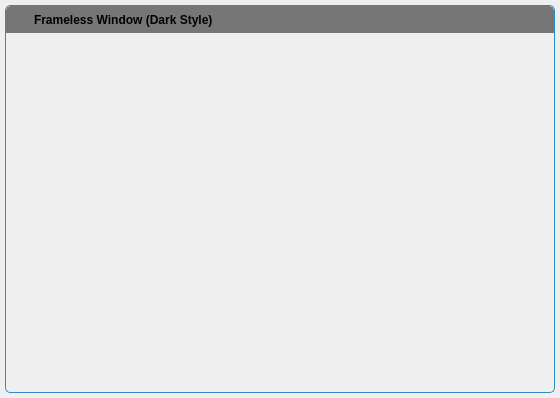
<?xml version="1.0" encoding="UTF-8"?>
<ui version="4.0">
 <class>FramelessWindow</class>
 <widget class="QWidget" name="FramelessWindow">
  <property name="geometry">
   <rect>
    <x>0</x>
    <y>0</y>
    <width>560</width>
    <height>398</height>
   </rect>
  </property>
  <property name="windowTitle">
   <string/>
  </property>
  <property name="autoFillBackground">
   <bool>false</bool>
  </property>
  <layout class="QVBoxLayout" name="verticalLayout_2">
   <property name="spacing">
    <number>0</number>
   </property>
   <property name="leftMargin">
    <number>5</number>
   </property>
   <property name="topMargin">
    <number>5</number>
   </property>
   <property name="rightMargin">
    <number>5</number>
   </property>
   <property name="bottomMargin">
    <number>5</number>
   </property>
   <item>
    <widget class="QWidget" name="windowFrame" native="true">
     <property name="autoFillBackground">
      <bool>false</bool>
     </property>
     <property name="styleSheet">
      <string notr="true">#windowFrame{border:1px solid palette(highlight); border-radius:5px 5px 5px 5px; background-color:palette(Window);}</string>
     </property>
     <layout class="QVBoxLayout" name="verticalLayout">
      <property name="spacing">
       <number>0</number>
      </property>
      <property name="leftMargin">
       <number>1</number>
      </property>
      <property name="topMargin">
       <number>1</number>
      </property>
      <property name="rightMargin">
       <number>1</number>
      </property>
      <property name="bottomMargin">
       <number>1</number>
      </property>
      <item>
       <widget class="WindowDragger" name="windowTitlebar" native="true">
        <property name="sizePolicy">
         <sizepolicy hsizetype="Preferred" vsizetype="Fixed">
          <horstretch>0</horstretch>
          <verstretch>0</verstretch>
         </sizepolicy>
        </property>
        <property name="minimumSize">
         <size>
          <width>0</width>
          <height>0</height>
         </size>
        </property>
        <property name="autoFillBackground">
         <bool>false</bool>
        </property>
        <property name="styleSheet">
         <string notr="true">#windowTitlebar{border: 0px none palette(base); border-top-left-radius:5px; border-top-right-radius:5px; background-color:palette(shadow); height:20px;}</string>
        </property>
        <layout class="QHBoxLayout" name="horizontalLayout" stretch="0,0,0,1,0,0,0,0">
         <property name="spacing">
          <number>0</number>
         </property>
         <property name="leftMargin">
          <number>0</number>
         </property>
         <property name="topMargin">
          <number>0</number>
         </property>
         <property name="rightMargin">
          <number>0</number>
         </property>
         <property name="bottomMargin">
          <number>0</number>
         </property>
         <item>
          <widget class="QLabel" name="spacer">
           <property name="minimumSize">
            <size>
             <width>4</width>
             <height>0</height>
            </size>
           </property>
           <property name="maximumSize">
            <size>
             <width>4</width>
             <height>16777215</height>
            </size>
           </property>
          </widget>
         </item>
         <item>
          <widget class="QLabel" name="icon">
           <property name="minimumSize">
            <size>
             <width>16</width>
             <height>16</height>
            </size>
           </property>
           <property name="maximumSize">
            <size>
             <width>16</width>
             <height>16</height>
            </size>
           </property>
           <property name="contextMenuPolicy">
            <enum>Qt::NoContextMenu</enum>
           </property>
           <property name="styleSheet">
            <string notr="true">#icon {
background-color:palette(shadow);
image:url(&quot;:/icons/window_icon.png&quot;);
}</string>
           </property>
          </widget>
         </item>
         <item>
          <layout class="QHBoxLayout" name="menu"/>
         </item>
         <item>
          <widget class="QLabel" name="titleText">
           <property name="sizePolicy">
            <sizepolicy hsizetype="Preferred" vsizetype="Preferred">
             <horstretch>0</horstretch>
             <verstretch>0</verstretch>
            </sizepolicy>
           </property>
           <property name="font">
            <font>
             <weight>75</weight>
             <bold>true</bold>
            </font>
           </property>
           <property name="styleSheet">
            <string notr="true">  padding-left:5px;
</string>
           </property>
           <property name="text">
            <string>Frameless Window (Dark Style)</string>
           </property>
           <property name="alignment">
            <set>Qt::AlignLeading|Qt::AlignLeft|Qt::AlignVCenter</set>
           </property>
          </widget>
         </item>
         <item>
          <widget class="QToolButton" name="minimizeButton">
           <property name="font">
            <font>
             <weight>75</weight>
             <bold>true</bold>
            </font>
           </property>
           <property name="styleSheet">
            <string notr="true">#minimizeButton{
  background-color:none;
  border:none;
  width:8px;
  height:8px;
  image:url(:/icons/window_minimize.svg);
  padding:8px;
}
#minimizeButton:hover{
  background-color:palette(alternate-base);
}
#minimizeButton:pressed{
  background-color:palette(highlight);
}</string>
           </property>
           <property name="text">
            <string/>
           </property>
          </widget>
         </item>
         <item>
          <widget class="QToolButton" name="restoreButton">
           <property name="styleSheet">
            <string notr="true">#restoreButton{
  background-color:none;
  border:none;
  width:8px;
  height:8px;
  image:url(:/icons/window_restore.svg);
  padding:8px;
}
#restoreButton:hover{
  background-color:palette(alternate-base);
}
#restoreButton:pressed{
  background-color:palette(highlight);
}</string>
           </property>
           <property name="text">
            <string/>
           </property>
          </widget>
         </item>
         <item>
          <widget class="QToolButton" name="maximizeButton">
           <property name="styleSheet">
            <string notr="true">#maximizeButton{
  background-color:none;
  border:none;
  width:8px;
  height:8px;
  image:url(:/icons/window_maximize.svg);
}
#maximizeButton:hover{
  background-color:palette(alternate-base);
}
##maximizeButton:pressed{
  background-color:palette(highlight);
}</string>
           </property>
           <property name="text">
            <string/>
           </property>
          </widget>
         </item>
         <item>
          <widget class="QToolButton" name="closeButton">
           <property name="font">
            <font>
             <weight>75</weight>
             <bold>true</bold>
            </font>
           </property>
           <property name="styleSheet">
            <string notr="true">#closeButton{
  background-color:none;
  border:none;
  width:8px;
  height:8px;
  image:url(:/icons/window_close.svg);
  border-top-right-radius: 5px;
  padding:8px;
}
#closeButton:hover{
  background-color:palette(alternate-base);
}
##closeButton:pressed{
  background-color:palette(highlight);
}</string>
           </property>
          </widget>
         </item>
        </layout>
       </widget>
      </item>
      <item>
       <widget class="QWidget" name="windowContent" native="true">
        <property name="autoFillBackground">
         <bool>false</bool>
        </property>
        <property name="styleSheet">
         <string notr="true">#windowContent{
  border: 0px none palette(base);
  border-radius:0px 0px 5px 5px;
}</string>
        </property>
        <layout class="QVBoxLayout" name="verticalLayout_3">
         <property name="spacing">
          <number>0</number>
         </property>
         <property name="leftMargin">
          <number>0</number>
         </property>
         <property name="topMargin">
          <number>0</number>
         </property>
         <property name="rightMargin">
          <number>0</number>
         </property>
         <property name="bottomMargin">
          <number>0</number>
         </property>
        </layout>
       </widget>
      </item>
     </layout>
    </widget>
   </item>
  </layout>
 </widget>
 <layoutdefault spacing="6" margin="11"/>
 <customwidgets>
  <customwidget>
   <class>WindowDragger</class>
   <extends>QWidget</extends>
   <header>windowdragger.h</header>
   <container>1</container>
  </customwidget>
 </customwidgets>
 <resources>
  <include location="../../resource/resource.qrc"/>
 </resources>
 <connections/>
</ui>
